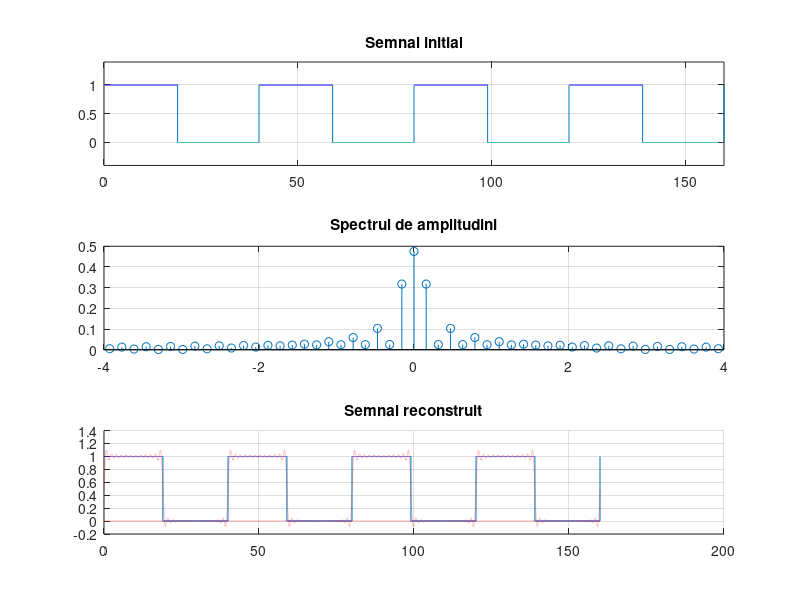

Write MATLAB code to recreate this figure.
clear all
close all
clc
% Determinarea seriei Fourier complexe
% Nr ordine: 19
N = 25; % 50 de coeficienti deoarece suma este de la -N la N
T=40; % perioada
C = zeros(1,2*N+1); % initializam vectorul care va contine coeficientii seriei cu 0
w0=2*pi/T; % pulsatia
D=19; % durata impuls
duty=(D/T)*100; % factor de umplere
t=0:0.002:160; % pasul este de 2 ms, sunt afisate 4 perioade pe ecran, 160/40=4
semnal=(1*square(w0*t,duty)+abs(1*square(w0*t,duty)))/2;
% Vectorul C() va contine coeficientii seriei Fourier complexe
% pentru frecventele de la -N*w0 la N*w0, ceea ce inseamna ca
% vectorul va avea 2*N+1 valori
for n=-N:N
 % determinam coeficientii complexi
 C(n+N+1) = 1/T * integral(@(t)((1*square(w0*t,duty)+abs(1*square(w0*t,duty)))/2.*exp(-1j*n*w0*t)),0,T); % functia dupa care determinam coeficientii seriei
 % pentru N=-25 avem primul element al vectorului
 % Trebuie sa verificam daca valoriile pentru partea reala si imaginara
 % sunt foarte mici, dar nu 0 si vom ajusta valorile cu 0
 re = real(C(n+N+1)); % partea reala
 im = imag(C(n+N+1)); % partea imaginara
 if abs(re)<10^-10
 re = 0;
 end
 if abs(im)<10^-10
 im = 0;
 end
 % Dupa ce ajnustam valorile care sunt foarte apropiate de 0
 % vom reconstrui numarul complex din partea reala si imaginara
 C(n+N+1)=re+1j*im;
end
figure(1);
subplot(3,1,1);
plot(t,semnal), grid, title("Semnal initial") %afisam semnalul dreptunghiular cu perioada T si factorul de umplere duty
axis ([0 160 -0.4 1.4]) % am marit domeniul pentru a vedea mai bine semnalul ( 4 perioade )
subplot(3,1,2);
stem((-N:N)*w0,abs(C)), grid, title("Spectrul de amplitudini"); %afisare spectru de aplitudini
semnalnou =0; % definim semnalul ce trebuie reconstruit
for n=-N:N
    semnalnou=semnalnou+C(n+N+1)*exp(1j*n*w0*t); % formula pentru a reconstrui semnalul se calculeaza ca
    %fiind suma din fiecare coeficient inmultit cu exponentiala
end 
subplot(3,1,3)
hold on 
plot(t,semnal), grid, title("Semnal reconstruit")
plot(t,real(semnalnou),':r',t,imag(semnalnou),':r')
hold off
%hold on si hold off se foloseste pentru a mentine ambele semnale in
%acelasi timp afisate pe grafic
% O functie periodica poate fi analizata utilizand serie Fourier care
% imparte functia intr-o serie de sume de functii sinusoidale
% In cazul semnalului reconstruit, cu cat acesta ar avea mai multi
% coeficienti, cu atat acesta s-ar asemana mai mult cu semnalul original
